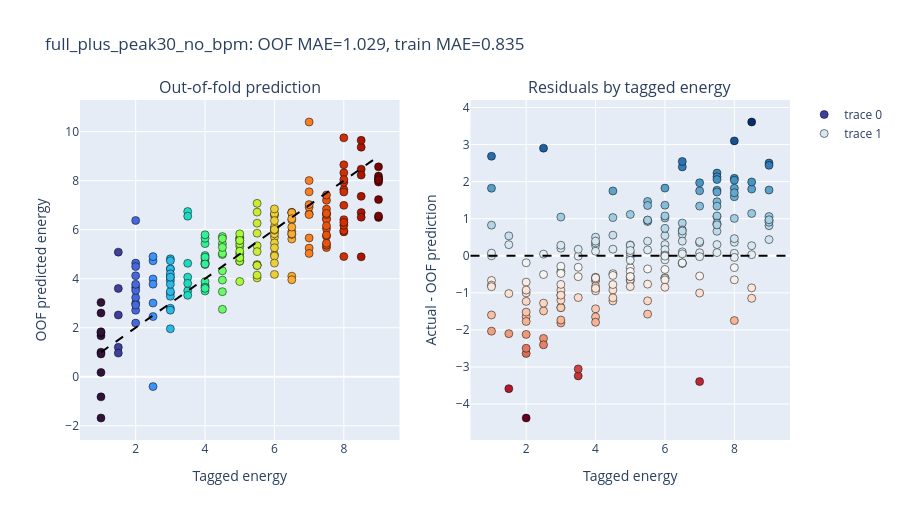

Source (notebook cell):
### Markdown cell above
## Baseline Diagnostics

These cells fit the current default handcrafted model and show out-of-fold predictions, residuals, and the largest errors. Use this section to understand where the non-embedding features succeed or fail.

### Code cell
MODEL_FEATURE_SET = DEFAULT_ENERGY_MODEL_FEATURE_SET
model_result = fit_full_energy_model(rows, feature_set=MODEL_FEATURE_SET)

actual = np.asarray([safe_float(row.get('energy')) for row in rows], dtype=np.float64)
oof = np.asarray(model_result.oof_predictions, dtype=np.float64)
fitted = np.asarray(model_result.predictions, dtype=np.float64)
mask = np.isfinite(actual) & np.isfinite(oof)

fig = make_subplots(rows=1, cols=2, subplot_titles=('Out-of-fold prediction', 'Residuals by tagged energy'))
fig.add_trace(go.Scatter(
    x=actual[mask], y=oof[mask], mode='markers',
    marker=dict(color=actual[mask], colorscale='Turbo', size=8, line=dict(width=0.5, color='black')),
    text=[f"{rows[i].get('title') or rows[i].get('name', '')}<br>{rows[i].get('artists') or rows[i].get('artist', '')}" for i in np.flatnonzero(mask)],
    hovertemplate='%{text}<br>actual=%{x:.2f}<br>oof=%{y:.2f}<extra></extra>',
), row=1, col=1)
fig.add_trace(go.Scatter(
    x=actual[mask], y=(actual - oof)[mask], mode='markers',
    marker=dict(color=(actual - oof)[mask], colorscale='RdBu', size=8, line=dict(width=0.5, color='black')),
    hovertemplate='actual=%{x:.2f}<br>residual=%{y:+.2f}<extra></extra>',
), row=1, col=2)
fig.add_shape(type='line', x0=1, y0=1, x1=9, y1=9, line=dict(color='black', dash='dash'), row=1, col=1)
fig.add_hline(y=0, line_dash='dash', line_color='black', row=1, col=2)
fig.update_layout(title=f'{MODEL_FEATURE_SET}: OOF MAE={model_result.oof_mae:.3f}, train MAE={model_result.train_mae:.3f}', height=520)
fig.update_xaxes(title_text='Tagged energy', row=1, col=1)
fig.update_yaxes(title_text='OOF predicted energy', row=1, col=1)
fig.update_xaxes(title_text='Tagged energy', row=1, col=2)
fig.update_yaxes(title_text='Actual - OOF prediction', row=1, col=2)
fig.show()

### Figure 1 — Plotly figure (JSON) as saved in the notebook; plotly's stock layout.template omitted (floating-point values rounded to 4 significant figures; data arrays with more than 128 entries replaced by an {"elided": "..."} marker saying what was removed)
{"data": [{"hovertemplate": "%{text}<br>actual=%{x:.2f}<br>oof=%{y:.2f}<extra></extra>", "marker": {"color": {"elided": "192 float values"}, "colorscale": [[0, "#30123b"], [0.07143, "#4145ab"], [0.1429, "#4675ed"], [0.2143, "#39a2fc"], [0.2857, "#1bcfd4"], [0.3571, "#24eca6"], [0.4286, "#61fc6c"], [0.5, "#a4fc3b"], [0.5714, "#d1e834"], [0.6429, "#f3c63a"], [0.7143, "#fe9b2d"], [0.7857, "#f36315"], [0.8571, "#d93806"], [0.9286, "#b11901"], [1, "#7a0402"]], "line": {"color": "black", "width": 0.5}, "size": 8}, "mode": "markers", "text": {"elided": "192 str values"}, "type": "scatter", "x": {"elided": "192 float values"}, "xaxis": "x", "y": {"elided": "192 float values"}, "yaxis": "y"}, {"hovertemplate": "actual=%{x:.2f}<br>residual=%{y:+.2f}<extra></extra>", "marker": {"color": {"elided": "192 float values"}, "colorscale": [[0, "rgb(103,0,31)"], [0.1, "rgb(178,24,43)"], [0.2, "rgb(214,96,77)"], [0.3, "rgb(244,165,130)"], [0.4, "rgb(253,219,199)"], [0.5, "rgb(247,247,247)"], [0.6, "rgb(209,229,240)"], [0.7, "rgb(146,197,222)"], [0.8, "rgb(67,147,195)"], [0.9, "rgb(33,102,172)"], [1, "rgb(5,48,97)"]], "line": {"color": "black", "width": 0.5}, "size": 8}, "mode": "markers", "type": "scatter", "x": {"elided": "192 float values"}, "xaxis": "x2", "y": {"elided": "192 float values"}, "yaxis": "y2"}], "layout": {"annotations": [{"font": {"size": 16}, "showarrow": false, "text": "Out-of-fold prediction", "x": 0.225, "xanchor": "center", "xref": "paper", "y": 1, "yanchor": "bottom", "yref": "paper"}, {"font": {"size": 16}, "showarrow": false, "text": "Residuals by tagged energy", "x": 0.775, "xanchor": "center", "xref": "paper", "y": 1, "yanchor": "bottom", "yref": "paper"}], "height": 520, "shapes": [{"line": {"color": "black", "dash": "dash"}, "type": "line", "x0": 1, "x1": 9, "xref": "x", "y0": 1, "y1": 9, "yref": "y"}, {"line": {"color": "black", "dash": "dash"}, "type": "line", "x0": 0, "x1": 1, "xref": "x2 domain", "y0": 0, "y1": 0, "yref": "y2"}], "title": {"text": "full_plus_peak30_no_bpm: OOF MAE=1.029, train MAE=0.835"}, "xaxis": {"anchor": "y", "domain": [0, 0.45], "title": {"text": "Tagged energy"}}, "xaxis2": {"anchor": "y2", "domain": [0.55, 1], "title": {"text": "Tagged energy"}}, "yaxis": {"anchor": "x", "domain": [0, 1], "title": {"text": "OOF predicted energy"}}, "yaxis2": {"anchor": "x2", "domain": [0, 1], "title": {"text": "Actual - OOF prediction"}}}}
